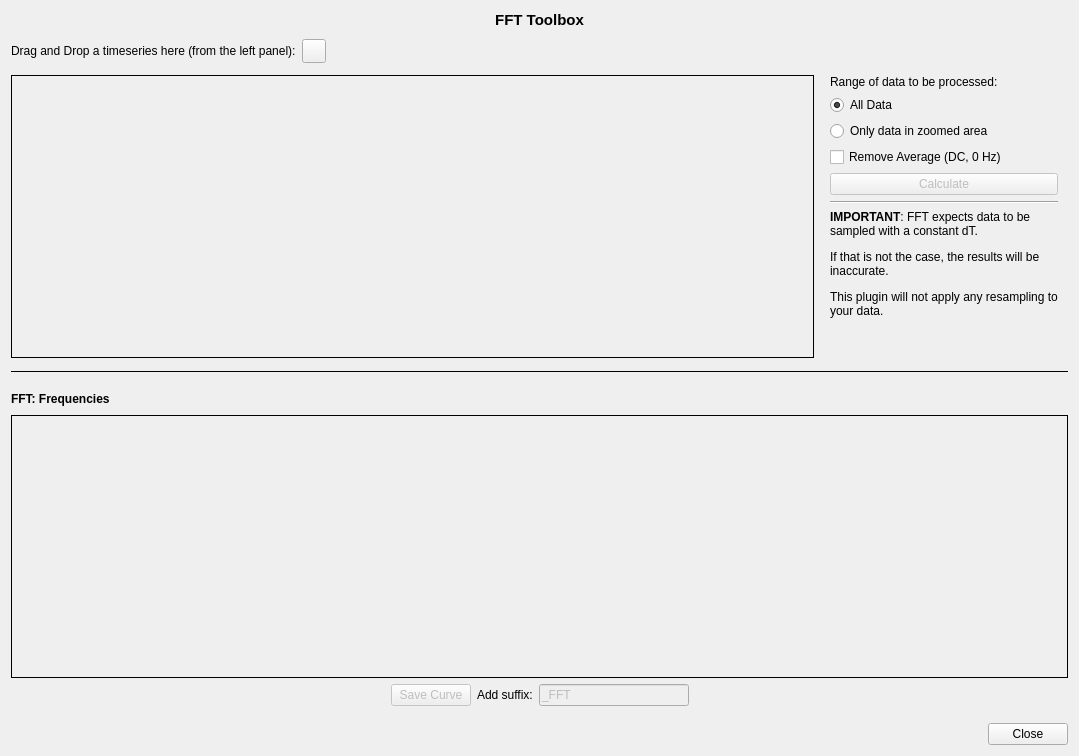
<?xml version="1.0" encoding="UTF-8"?>
<ui version="4.0">
 <class>toolbox_fft</class>
 <widget class="QWidget" name="toolbox_fft">
  <property name="geometry">
   <rect>
    <x>0</x>
    <y>0</y>
    <width>1079</width>
    <height>756</height>
   </rect>
  </property>
  <property name="windowTitle">
   <string>Form</string>
  </property>
  <layout class="QVBoxLayout" name="verticalLayout" stretch="0,0,0,0,0,1,0,0">
   <item>
    <widget class="QLabel" name="label_7">
     <property name="font">
      <font>
       <pointsize>11</pointsize>
       <weight>75</weight>
       <bold>true</bold>
      </font>
     </property>
     <property name="text">
      <string>FFT Toolbox</string>
     </property>
     <property name="alignment">
      <set>Qt::AlignCenter</set>
     </property>
    </widget>
   </item>
   <item>
    <layout class="QHBoxLayout" name="horizontalLayout_4">
     <property name="topMargin">
      <number>4</number>
     </property>
     <item>
      <widget class="QLabel" name="label">
       <property name="text">
        <string>Drag and Drop a timeseries here (from the left panel):</string>
       </property>
      </widget>
     </item>
     <item>
      <widget class="QPushButton" name="pushButtonClear">
       <property name="minimumSize">
        <size>
         <width>24</width>
         <height>24</height>
        </size>
       </property>
       <property name="maximumSize">
        <size>
         <width>24</width>
         <height>24</height>
        </size>
       </property>
       <property name="toolTip">
        <string>&lt;html&gt;&lt;head/&gt;&lt;body&gt;&lt;p&gt;Remove all curves&lt;/p&gt;&lt;/body&gt;&lt;/html&gt;</string>
       </property>
       <property name="text">
        <string/>
       </property>
       <property name="iconSize">
        <size>
         <width>20</width>
         <height>20</height>
        </size>
       </property>
      </widget>
     </item>
     <item>
      <spacer name="horizontalSpacer_4">
       <property name="orientation">
        <enum>Qt::Horizontal</enum>
       </property>
       <property name="sizeHint" stdset="0">
        <size>
         <width>40</width>
         <height>20</height>
        </size>
       </property>
      </spacer>
     </item>
    </layout>
   </item>
   <item>
    <layout class="QHBoxLayout" name="horizontalLayout_2" stretch="3,0">
     <property name="topMargin">
      <number>6</number>
     </property>
     <property name="bottomMargin">
      <number>6</number>
     </property>
     <item>
      <widget class="QFrame" name="framePlotPreviewA">
       <property name="autoFillBackground">
        <bool>false</bool>
       </property>
       <property name="frameShape">
        <enum>QFrame::Box</enum>
       </property>
       <property name="frameShadow">
        <enum>QFrame::Plain</enum>
       </property>
      </widget>
     </item>
     <item>
      <layout class="QVBoxLayout" name="verticalLayout_2">
       <property name="leftMargin">
        <number>10</number>
       </property>
       <property name="rightMargin">
        <number>10</number>
       </property>
       <item>
        <widget class="QLabel" name="label_6">
         <property name="text">
          <string>Range of data to be processed:</string>
         </property>
        </widget>
       </item>
       <item>
        <widget class="QRadioButton" name="radioAll">
         <property name="text">
          <string>All Data</string>
         </property>
         <property name="checked">
          <bool>true</bool>
         </property>
        </widget>
       </item>
       <item>
        <widget class="QRadioButton" name="radioZoomed">
         <property name="text">
          <string>Only data in zoomed area</string>
         </property>
        </widget>
       </item>
       <item>
        <widget class="QCheckBox" name="checkAverage">
         <property name="text">
          <string>Remove Average (DC, 0 Hz)</string>
         </property>
        </widget>
       </item>
       <item>
        <widget class="QPushButton" name="pushButtonCalculate">
         <property name="enabled">
          <bool>false</bool>
         </property>
         <property name="text">
          <string>Calculate</string>
         </property>
        </widget>
       </item>
       <item>
        <widget class="Line" name="line_2">
         <property name="orientation">
          <enum>Qt::Horizontal</enum>
         </property>
        </widget>
       </item>
       <item>
        <widget class="QLabel" name="label_4">
         <property name="maximumSize">
          <size>
           <width>250</width>
           <height>16777215</height>
          </size>
         </property>
         <property name="text">
          <string>&lt;html&gt;&lt;head/&gt;&lt;body&gt;&lt;p&gt;&lt;span style=&quot; font-weight:600;&quot;&gt;IMPORTANT&lt;/span&gt;: FFT expects data to be sampled with a constant dT.&lt;/p&gt;&lt;p&gt;If that is not the case, the results will be inaccurate.&lt;/p&gt;&lt;p&gt;This plugin will not apply any resampling to your data.&lt;/p&gt;&lt;/body&gt;&lt;/html&gt;</string>
         </property>
         <property name="wordWrap">
          <bool>true</bool>
         </property>
        </widget>
       </item>
       <item>
        <spacer name="verticalSpacer">
         <property name="orientation">
          <enum>Qt::Vertical</enum>
         </property>
         <property name="sizeHint" stdset="0">
          <size>
           <width>20</width>
           <height>40</height>
          </size>
         </property>
        </spacer>
       </item>
      </layout>
     </item>
    </layout>
   </item>
   <item>
    <widget class="Line" name="line">
     <property name="frameShadow">
      <enum>QFrame::Plain</enum>
     </property>
     <property name="orientation">
      <enum>Qt::Horizontal</enum>
     </property>
    </widget>
   </item>
   <item>
    <layout class="QHBoxLayout" name="horizontalLayout_3">
     <property name="topMargin">
      <number>10</number>
     </property>
     <item>
      <widget class="QLabel" name="label_3">
       <property name="font">
        <font>
         <weight>75</weight>
         <bold>true</bold>
        </font>
       </property>
       <property name="frameShadow">
        <enum>QFrame::Raised</enum>
       </property>
       <property name="text">
        <string>FFT: Frequencies</string>
       </property>
      </widget>
     </item>
     <item>
      <spacer name="horizontalSpacer_3">
       <property name="orientation">
        <enum>Qt::Horizontal</enum>
       </property>
       <property name="sizeHint" stdset="0">
        <size>
         <width>40</width>
         <height>20</height>
        </size>
       </property>
      </spacer>
     </item>
    </layout>
   </item>
   <item>
    <widget class="QFrame" name="framePlotPreviewB">
     <property name="frameShape">
      <enum>QFrame::Box</enum>
     </property>
     <property name="frameShadow">
      <enum>QFrame::Plain</enum>
     </property>
    </widget>
   </item>
   <item>
    <layout class="QHBoxLayout" name="horizontalLayout">
     <property name="bottomMargin">
      <number>11</number>
     </property>
     <item>
      <spacer name="horizontalSpacer">
       <property name="orientation">
        <enum>Qt::Horizontal</enum>
       </property>
       <property name="sizeHint" stdset="0">
        <size>
         <width>40</width>
         <height>20</height>
        </size>
       </property>
      </spacer>
     </item>
     <item>
      <widget class="QPushButton" name="pushButtonSave">
       <property name="enabled">
        <bool>false</bool>
       </property>
       <property name="text">
        <string>Save Curve</string>
       </property>
      </widget>
     </item>
     <item>
      <widget class="QLabel" name="label_2">
       <property name="text">
        <string>Add suffix:</string>
       </property>
      </widget>
     </item>
     <item>
      <widget class="QLineEdit" name="lineEditSuffix">
       <property name="enabled">
        <bool>false</bool>
       </property>
       <property name="minimumSize">
        <size>
         <width>50</width>
         <height>0</height>
        </size>
       </property>
       <property name="maximumSize">
        <size>
         <width>150</width>
         <height>16777215</height>
        </size>
       </property>
       <property name="text">
        <string>_FFT</string>
       </property>
      </widget>
     </item>
     <item>
      <spacer name="horizontalSpacer_2">
       <property name="orientation">
        <enum>Qt::Horizontal</enum>
       </property>
       <property name="sizeHint" stdset="0">
        <size>
         <width>40</width>
         <height>20</height>
        </size>
       </property>
      </spacer>
     </item>
    </layout>
   </item>
   <item>
    <widget class="QDialogButtonBox" name="buttonBox">
     <property name="standardButtons">
      <set>QDialogButtonBox::Close</set>
     </property>
    </widget>
   </item>
  </layout>
 </widget>
 <resources/>
 <connections/>
</ui>
